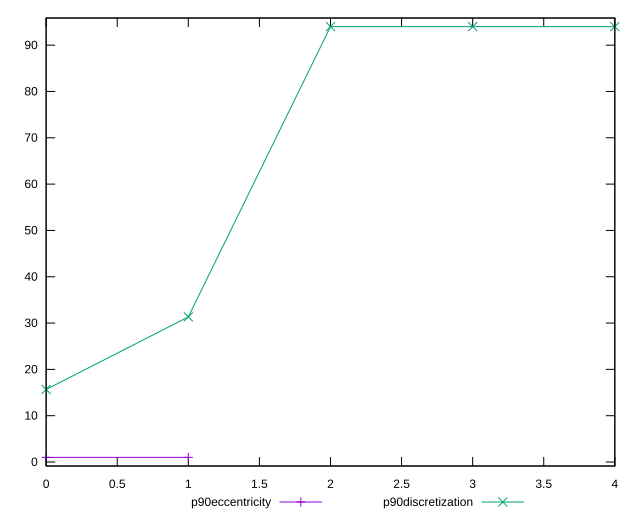

Write the gnuplot code that produced this figure.
reset

$p90Eccentricity <<EOF
0 0.999999999999997
1 1.000000000000004
EOF

$p90Discretization <<EOF
0 15.666666666666666
1 31.333333333333332
2 94
3 94
4 94
EOF

set key outside below
set xrange [0:4]
set yrange [-0.8600000000000031:95.86]
set trange [-0.8600000000000031:95.86]
set terminal svg size 640, 520 enhanced background rgb 'white'
set output "report_00016_2021-02-10T13-31-48.338Z/unminified-css/progression/eccentricity.svg"

plot $p90Eccentricity title "p90eccentricity" with linespoints, \
     $p90Discretization title "p90discretization" with linespoints

reset
